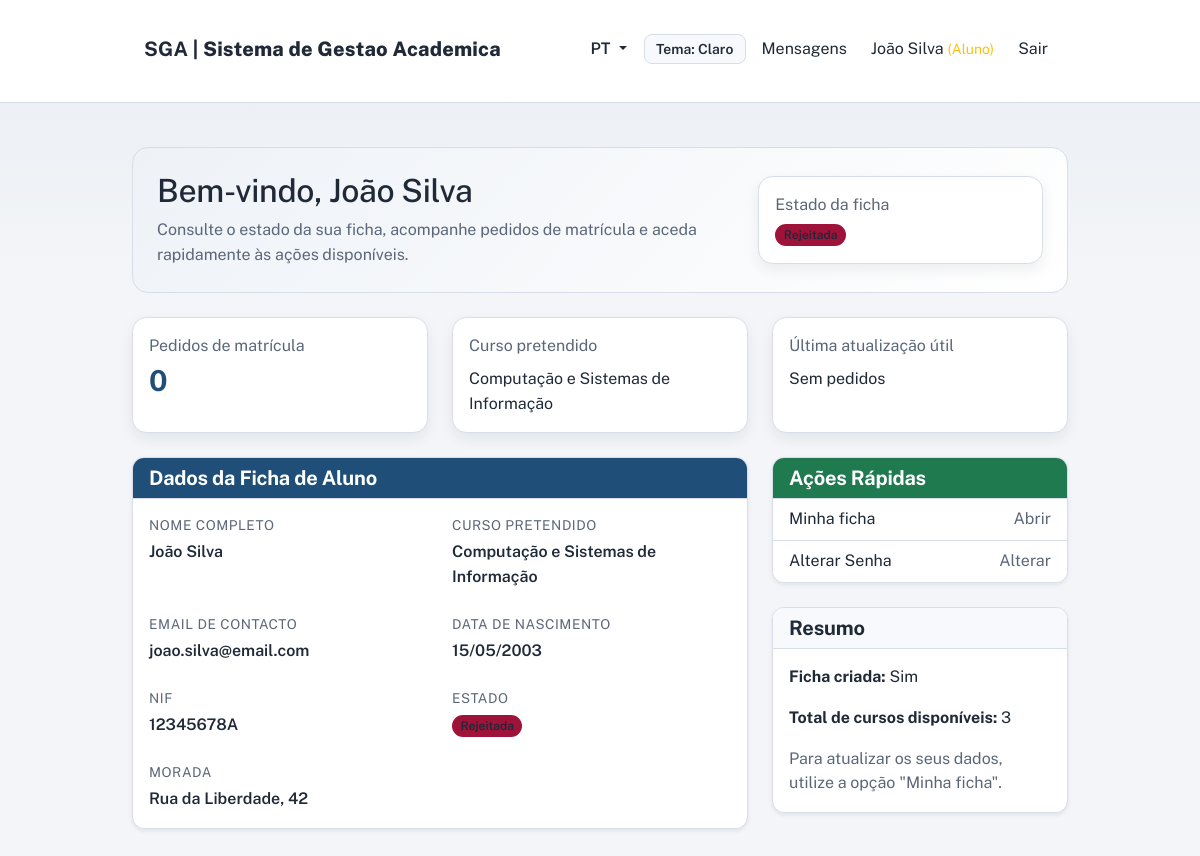
Page /public/dashboard.php (signed in) on the committed database.
### tables this page shows
CREATE TABLE student_records (
    id INT PRIMARY KEY AUTO_INCREMENT,
    user_id INT NOT NULL,
    course_id INT NOT NULL,
    full_name VARCHAR(255) NOT NULL,
    birth_date DATE,
    national_id VARCHAR(20),
    tax_number VARCHAR(20),
    phone VARCHAR(20),
    email_contact VARCHAR(255),
    address TEXT,
    city VARCHAR(100),
    postal_code VARCHAR(10),
    photo_path VARCHAR(500),
    status VARCHAR(20) DEFAULT 'rascunho',
    submitted_at DATETIME,
    reviewed_by INT,
    reviewed_at DATETIME,
    review_notes TEXT,
    created_at TIMESTAMP DEFAULT CURRENT_TIMESTAMP,
    updated_at TIMESTAMP DEFAULT CURRENT_TIMESTAMP ON UPDATE CURRENT_TIMESTAMP,
    FOREIGN KEY (user_id) REFERENCES users(id),
    FOREIGN KEY (course_id) REFERENCES courses(id),
    FOREIGN KEY (reviewed_by) REFERENCES users(id),
    UNIQUE KEY unique_active_record (user_id, status),
    INDEX idx_user (user_id),
    INDEX idx_course (course_id),
    INDEX idx_status (status)
);

CREATE TABLE courses (
    id INT PRIMARY KEY AUTO_INCREMENT,
    code VARCHAR(20) NOT NULL UNIQUE,
    name VARCHAR(255) NOT NULL,
    description TEXT,
    is_active BOOLEAN DEFAULT TRUE,
    created_at TIMESTAMP DEFAULT CURRENT_TIMESTAMP,
    updated_at TIMESTAMP DEFAULT CURRENT_TIMESTAMP ON UPDATE CURRENT_TIMESTAMP,
    INDEX idx_code (code),
    INDEX idx_active (is_active)
);

### core/helpers.php (called while the page is built, shortened)
<?php
function h($str) {
    return htmlspecialchars($str, ENT_QUOTES, 'UTF-8');
}
function getUserId() {
    return $_SESSION['user_id'] ?? null;
}
function formatDate($date) {
    $timestamp = strtotime($date);
    return date('d/m/Y', $timestamp);
}
function getStateBadgeClass($state) {
    $badges = [
        'rascunho' => 'secondary',
        'submetida' => 'info',
        'aprovada' => 'success',
        'rejeitada' => 'danger',
        'pendente' => 'warning',
        'aprovado' => 'success',
        'rejeitado' => 'danger',
        'em_preparacao' => 'secondary',
        'publicada' => 'success',
        'fechada' => 'dark',
    ];
    return $badges[$state] ?? 'secondary';
}
function getStateLabel($state) {
    $translationKey = 'state.' . $state;
    return t($translationKey, $state);
}
function baseUrl() {
    $protocol = (!empty($_SERVER['HTTPS']) && $_SERVER['HTTPS'] !== 'off') ? 'https' : 'http';
    $host = $_SERVER['HTTP_HOST'];
    $scriptPath = str_replace('\\', '/', $_SERVER['SCRIPT_NAME'] ?? ($_SERVER['PHP_SELF'] ?? ''));
    $publicPos = strpos($scriptPath, '/public');
    if ($publicPos !== false) {
        $basePath = substr($scriptPath, 0, $publicPos);
    } else {
        $basePath = dirname($scriptPath);
    }
    return $protocol . '://' . $host . rtrim($basePath, '/');
}
function publicUrl($path = '') {
    $base = baseUrl() . '/public';
    if ($path) {
        $base .= '/' . ltrim($path, '/');
    }
    return $base;
}
function url($path = '') {
    return publicUrl($path);
}

### core/i18n.php (called while the page is built, shortened)
<?php
$TRANSLATIONS = [];
function loadTranslations($lang = 'pt') {
    $filePath = __DIR__ . '/../translations/' . $lang . '.php';
    if (file_exists($filePath)) {
        $TRANSLATIONS = require $filePath;
        return true;
    }
    return false;
}
function trans($key, $default = '') {
    global $TRANSLATIONS;
    return $TRANSLATIONS[$key] ?? ($default ?: $key);
}
function t($key, $default = '') {
    return trans($key, $default);
}

### models/Aluno.php (called while the page is built, shortened)
<?php
class Aluno {
    protected $pdo;
    public function __construct($pdo) {
        $this->pdo = $pdo;
    }
    public function getByUserId($userId) {
        $stmt = $this->pdo->prepare("
            SELECT sr.*, c.name as course_name, u.full_name AS user_full_name
            FROM student_records sr
            LEFT JOIN courses c ON sr.course_id = c.id
            LEFT JOIN users u ON sr.user_id = u.id
            WHERE sr.user_id = ?
            ORDER BY sr.created_at DESC
            LIMIT 1
        ");
        $stmt->execute([$userId]);
        return $stmt->fetch(PDO::FETCH_ASSOC);
    }
}

### models/EnrollmentRequest.php (called while the page is built, shortened)
<?php
class EnrollmentRequest {
    protected $pdo;
    public function __construct($pdo) {
        $this->pdo = $pdo;
    }
    public function getByStudentId($studentId) {
        $stmt = $this->pdo->prepare("
            SELECT er.*, c.name AS course_name
            FROM enrollment_requests er
            JOIN courses c ON er.course_id = c.id
            WHERE er.user_id = :user_id
            ORDER BY er.created_at DESC
        ");
        $stmt->execute([':user_id' => $studentId]);
        return $stmt->fetchAll();
    }
}

### models/Curso.php (called while the page is built, shortened)
<?php
class Curso {
    protected $pdo;
    public function __construct($pdo) {
        $this->pdo = $pdo;
    }
    public function getAll() {
        $stmt = $this->pdo->query("
            SELECT id, code, name FROM courses
            WHERE is_active = 1
            ORDER BY name
        ");
        return $stmt->fetchAll(PDO::FETCH_ASSOC);
    }
}

### views/student/dashboard.php (the view, shortened to what this page needs)
<?php
$studentName = $_SESSION['full_name'] ?? $_SESSION['username'] ?? 'Aluno';
$studentStatus = $studentRecord['status'] ?? null;
$requestCount = is_array($enrollmentRequests ?? null) ? count($enrollmentRequests) : 0;
?>
<!DOCTYPE html>
<html lang="pt-PT">
<head>
    <link href="https://cdn.jsdelivr.net/npm/bootstrap@5.1.3/dist/css/bootstrap.min.css" rel="stylesheet">
    <link href="<?php echo url('assets/css/app.css'); ?>" rel="stylesheet">
</head>
<body>
    <?php include __DIR__ . '/../layouts/navbar.php'; ?>
    <div class="container mt-4 mb-5">
        <section class="student-hero">
            <div class="row align-items-center g-3">
                <div class="col-lg-8">
                    <h1 class="h2 mb-2"><?php echo t('student_dashboard.welcome'); ?>, <?php echo h($studentName); ?></h1>
                    <p class="text-muted mb-0">
                        <?php echo t('student_dashboard.subtitle'); ?>
                    </p>
                </div>
                <div class="col-lg-4">
                    <div class="d-flex flex-column gap-2">
                        <div class="summary-card card">
                            <div class="card-body py-3">
                                <span class="text-muted d-block mb-1"><?php echo t('student_dashboard.record_status'); ?></span>
                                <?php if ($studentStatus): ?>
                                    <span class="badge bg-<?php echo getStateBadgeClass($studentStatus); ?>">
                                        <?php echo getStateLabel($studentStatus); ?>
                                    </span>
                                <?php else: ?>
                                    <span class="text-muted"><?php echo t('student_dashboard.record_not_created'); ?></span>
                                <?php endif; ?>
                            </div>
                        </div>
                    </div>
                </div>
            </div>
        </section>
        <div class="row g-4 mb-4">
            <div class="col-md-4">
                <div class="card summary-card">
                    <div class="card-body">
                        <div class="text-muted mb-2"><?php echo t('student_dashboard.enrollment_requests'); ?></div>
                        <div class="summary-value"><?php echo $requestCount; ?></div>
                    </div>
                </div>
            </div>
            <div class="col-md-4">
                <div class="card summary-card">
                    <div class="card-body">
                        <div class="text-muted mb-2"><?php echo t('student_dashboard.desired_course'); ?></div>
                        <div class="fw-semibold"><?php echo h($studentRecord['course_name'] ?? t('student_dashboard.not_defined')); ?></div>
                    </div>
                </div>
            </div>
            <div class="col-md-4">
                <div class="card summary-card">
                    <div class="card-body">
                        <div class="text-muted mb-2"><?php echo t('student_dashboard.latest_update'); ?></div>
                        <div class="fw-semibold"><?php echo $requestCount > 0 ? formatDate($enrollmentRequests[0]['created_at']) : t('student_dashboard.no_requests'); ?></div>
                    </div>
                </div>
            </div>
        </div>
        <div class="row g-4">
            <div class="col-lg-8">
                <div class="card shadow-sm mb-4">
                    <div class="card-header bg-primary text-white">
                        <h5 class="mb-0"><?php echo t('student_dashboard.record_data'); ?></h5>
                    </div>
                    <div class="card-body">
                        <?php if ($studentRecord): ?>
                            <div class="row g-4">
                                <div class="col-md-6">
                                    <div>
                                        <span class="data-label"><?php echo t('record.full_name'); ?></span>
                                        <div class="data-value"><?php echo h($studentRecord['full_name']); ?></div>
                                    </div>
                                </div>
                                <div class="col-md-6">
                                    <div>
                                        <span class="data-label"><?php echo t('student_dashboard.desired_course'); ?></span>
                                        <div class="data-value"><?php echo h($studentRecord['course_name'] ?? t('student_dashboard.not_defined')); ?></div>
                                    </div>
                                </div>
                                <div class="col-md-6">
                                    <div>
                                        <span class="data-label"><?php echo t('record.email_contact'); ?></span>
                                        <div class="data-value"><?php echo h($studentRecord['email_contact'] ?? '-'); ?></div>
                                    </div>
                                </div>
                                <div class="col-md-6">
                                    <div>
                                        <span class="data-label"><?php echo t('record.birth_date'); ?></span>
                                        <div class="data-value"><?php echo $studentRecord['birth_date'] ? formatDate($studentRecord['birth_date']) : '-'; ?></div>
                                    </div>
                                </div>
                                <div class="col-md-6">
                                    <div>
                                        <span class="data-label"><?php echo t('record.national_id'); ?></span>
                                        <div class="data-value"><?php echo h($studentRecord['national_id'] ?? '-'); ?></div>
                                    </div>
                                </div>
                                <div class="col-md-6">
                                    <div>
                                        <span class="data-label"><?php echo t('dashboard.status'); ?></span>
                                        <div class="data-value">
                                            <span class="badge bg-<?php echo getStateBadgeClass($studentRecord['status']); ?>">
                                                <?php echo getStateLabel($studentRecord['status']); ?>
                                            </span>
                                        </div>
                                    </div>
                                </div>
                                <div class="col-12">
                                    <div>
                                        <span class="data-label"><?php echo t('student_dashboard.address'); ?></span>
                                        <div class="data-value"><?php echo h($studentRecord['address'] ?? t('student_dashboard.not_defined')); ?></div>
                                    </div>
                                </div>
                            </div>
                        <?php else: ?>
                            <div class="alert alert-warning mb-0">
                                <?php echo t('student_dashboard.no_record_created'); ?>
                            </div>
                        <?php endif; ?>
                    </div>
                </div>
            </div>
            <div class="col-lg-4">
                <div class="card shadow-sm mb-4">
                    <div class="card-header bg-success text-white">
                        <h5 class="mb-0"><?php echo t('student_dashboard.quick_actions'); ?></h5>
                    </div>
                    <div class="list-group list-group-flush">
                        <a href="<?php echo url('student/record.php'); ?>" class="list-group-item list-group-item-action quick-link">
                            <span><?php echo t('student_dashboard.my_record'); ?></span>
                            <span class="text-muted"><?php echo t('student_dashboard.open'); ?></span>
                        </a>
                        <a href="<?php echo url('student/change-password.php'); ?>" class="list-group-item list-group-item-action quick-link">
                            <span><?php echo t('student_dashboard.change_password'); ?></span>
                            <span class="text-muted">Alterar</span>
                        </a>
                    </div>
                </div>
                <div class="card shadow-sm">
                    <div class="card-header bg-light">
                        <h5 class="mb-0"><?php echo t('student_dashboard.summary'); ?></h5>
                    </div>
                    <div class="card-body">
                        <p class="mb-3">
                            <strong><?php echo t('student_dashboard.record_created'); ?></strong>
                            <?php echo $studentRecord ? t('student_dashboard.yes') : t('student_dashboard.no'); ?>
                        </p>
                        <p class="mb-3">
                            <strong><?php echo t('student_dashboard.total_available_courses'); ?></strong>
                            <?php echo count($cursos ?? []); ?>
                        </p>
                        <p class="mb-0 text-muted">
                            <?php echo t('student_dashboard.update_info'); ?>
                        </p>
                    </div>
                </div>
            </div>
        </div>
    </div>
</body>
</html>

### rows in the picture
student_records: status "Rejeitada", course.name "Computação e Sistemas de Informação", full_name "João Silva", email_contact "joao.silva@email.com", birth_date "15/05/2003", national "12345678A", address "Rua da Liberdade, 42"

### other values in the picture
getCurrentLanguage() "PT"
t('nav.my_requests') "Mensagens"
$_SESSION['full_name'] "João Silva"
getRoleLabel() "Aluno"
t('nav.logout') "Sair"
t('student_dashboard.welcome') "Bem-vindo"
$studentName "João Silva"
t('student_dashboard.subtitle') "Consulte o estado da sua ficha, acompanhe pedidos de matrícula e aceda rapidamente às ações disponíveis."
t('student_dashboard.record_status') "Estado da ficha"
t('student_dashboard.enrollment_requests') "Pedidos de matrícula"
$requestCount "0"
t('student_dashboard.desired_course') "Curso pretendido"
t('student_dashboard.latest_update') "Última atualização útil"
t('student_dashboard.no_requests') "Sem pedidos"
t('student_dashboard.record_data') "Dados da Ficha de Aluno"
